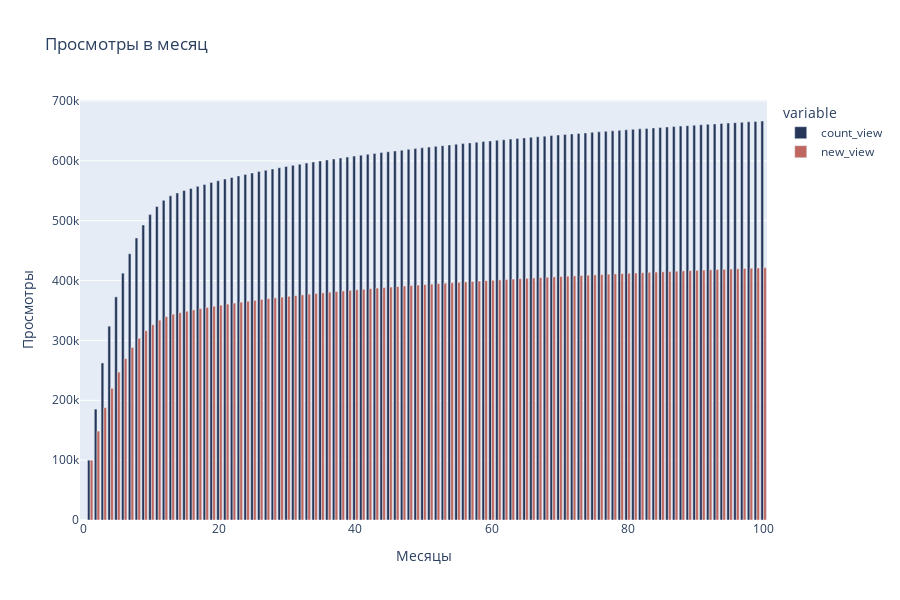

Notebook code cell kept with this figure:
### Code cell
df2 = df1.copy(deep=True)
df2 = df2.groupby(['run', 'timestep']).last().reset_index()

fig = px.bar(df2, x="timestep", y=[ 'count_view','new_view'],   title='Просмотры в месяц', height=600, color_discrete_sequence= my_colors)


fig.update_layout(xaxis_title='Месяцы', yaxis_title='Просмотры')
fig.update_layout(barmode='group')

fig.show()
